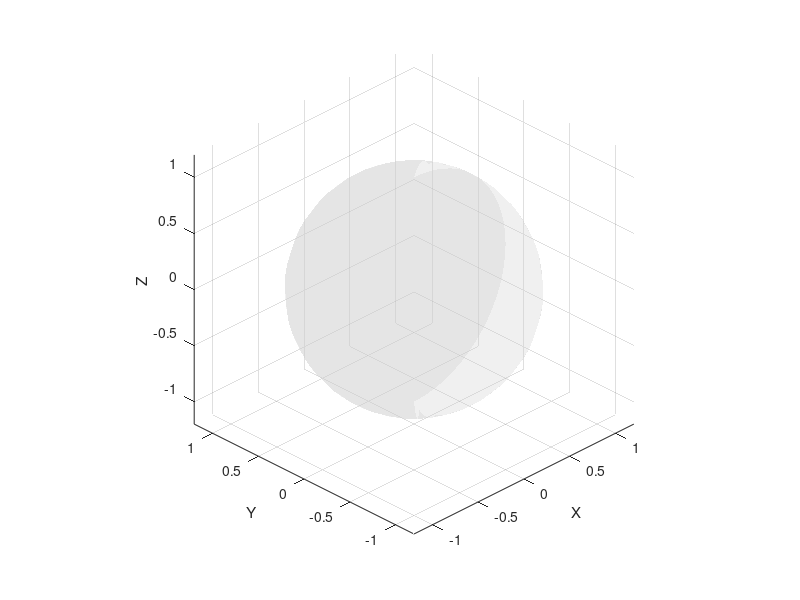

This chart was generated by the following MATLAB code:
function plotUnitSphere(alphaVal)
    % Plot a unit sphere for reference
    if nargin < 1
        alphaVal = 0.3;  % Default transparency
    end
    
    % Create sphere
    [X, Y, Z] = sphere(30);
    
    % Plot sphere
    surf(X, Y, Z, 'FaceAlpha', alphaVal, 'EdgeAlpha', 0.1, 'FaceColor', [0.8 0.8 0.8]);
    axis equal;
    axis([-1.2 1.2 -1.2 1.2 -1.2 1.2]);
    xlabel('X');  ylabel('Y');  zlabel('Z');
    grid on;      view(-45, 30);
end
